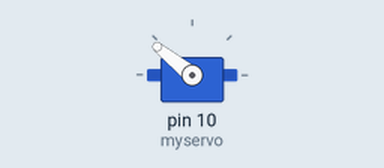
Recording of a sketch running on a simulated Arduino Uno, built with avr-gcc and run on an emulated ATmega328P. Parts: servo.

Above: at 0.05 s.
Timing chart, 0 to 4.6 s (numbered marks = the images above):
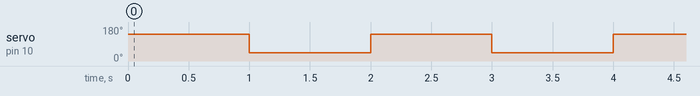

The sketch:

servo_test.ino
```cpp
#include <Servo.h>

Servo myservo;

void setup()
{
 myservo.attach(10);

}

void loop()
{
 myservo.writeMicroseconds(2000);
  delay(1000);
  myservo.writeMicroseconds(1000);
    delay(1000);

}
```

Measured:
- by itself, servo on pin 10 (myservo): alternates 141° for 1.0 s and 44° for 1.0 s
